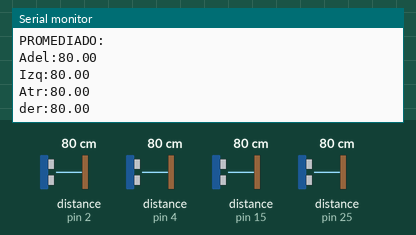
Recording of a sketch running on a simulated Arduino Uno, built with avr-gcc and run on an emulated ATmega328P. Shown: the last lines printed to the serial monitor. The test bench sets the inputs (shaded band); at power-on: distance to the obstacle (sensors on pin 25, pin 2, pin 4, pin 15) 80 cm. The echo pulse lasts 58.3 µs per cm.

Above: at 1.2 s.
1.3 s: distance to the obstacle (sensor on pin 25) set to 18 cm
4.3 s: distance to the obstacle (sensor on pin 2) set to 2 cm
At 5.2 s:
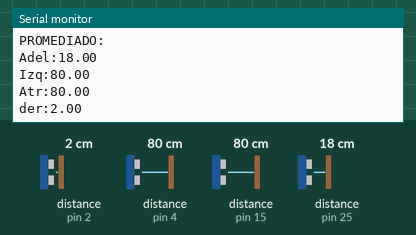
5.8 s: distance to the obstacle (sensor on pin 4) set to 2 cm
At 6.7 s:
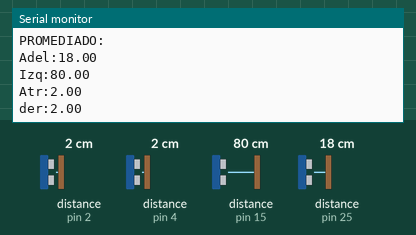
7.3 s: distance to the obstacle (sensor on pin 15) set to 2 cm
At 8.3 s:
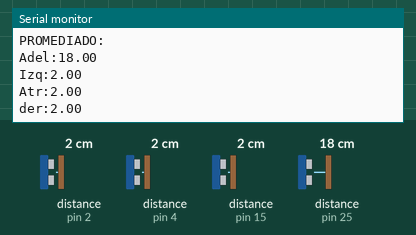
10.3 s: distance to the obstacle (sensor on pin 25) set to 4 cm
At 11.4 s:
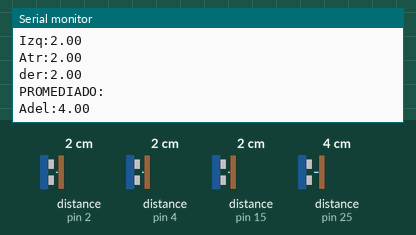
13.3 s: distance to the obstacle (sensor on pin 2) set to 4 cm
At 14.3 s:
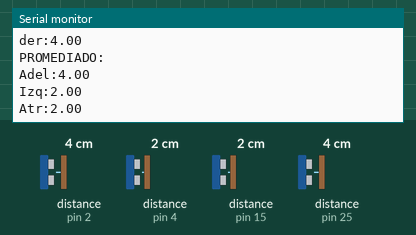
Timing chart, 0 to 15.8 s (numbered marks = the images above; inputs shaded):
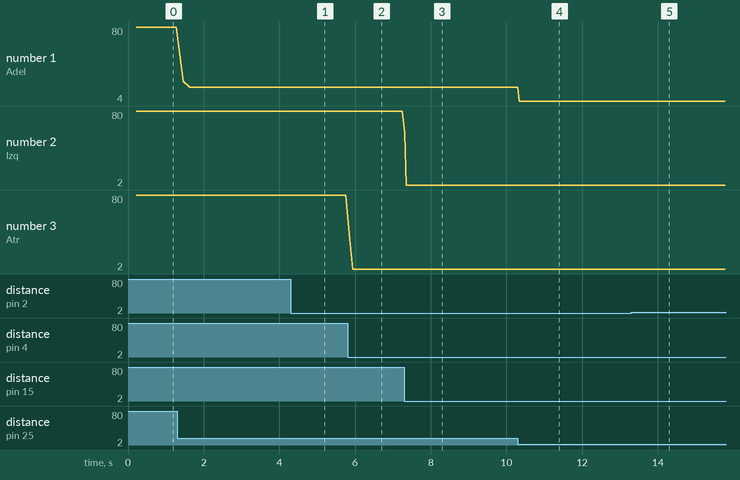

Measured:
- after the input at 4.3 s, the serial monitor: prints a new line after 0.13 s (image 1)
- after the input at 5.8 s, the serial monitor: prints a new line after 0.06 s (image 2)
- after the input at 7.3 s, the serial monitor: prints a new line at once (image 3)
- after the input at 10.3 s, the serial monitor: prints a new line at once (image 4)
- after the input at 13.3 s, the serial monitor: prints a new line at once (image 5)
- plotted number 1: 80 → 18 after the input at 1.3 s, 18 → 4 after the input at 10.3 s

The sketch:

pruebaUltrasondios.ino
```cpp
#include <HCSR04.h>

#define PROMEDIADO true
#define MUESTRAS 10

//Definicion de ultrasonidos (Trigger, Echo)
UltraSonicDistanceSensor der(1, 2);
UltraSonicDistanceSensor atr(3, 4);
UltraSonicDistanceSensor izq(14, 15);
UltraSonicDistanceSensor adel(24, 25);

/*Variables para ultrasonidos*/
float dist_adel = 0;
float dist_izq = 0;
float dist_der = 0;
float dist_atr = 0;
int muestras_us = 0;    //Cantidad de muestras de US a promediar

void setup() {
  // put your setup code here, to run once:
   Serial.begin(115200);
   Serial.println("Comienza prueba de US:");
}

void loop() {
  // put your main code here, to run repeatedly:
  #if PROMEDIADO
  {
    dist_adel = 0;
    dist_izq = 0;
    dist_der = 0;
    dist_atr = 0;

    for (int i=0; i<MUESTRAS; i++){
      dist_adel += adel.measureDistanceCm();
      dist_izq += izq.measureDistanceCm();
      dist_der += der.measureDistanceCm();
      dist_atr += atr.measureDistanceCm();
      muestras_us++;
    }

    if(muestras_us >= MUESTRAS){
      dist_adel /= muestras_us;
    dist_izq /= muestras_us;
    dist_der /= muestras_us;
    dist_atr /= muestras_us;
    Serial.println("PROMEDIADO:");
    Serial.print("Adel:");
    Serial.println(dist_adel);
    Serial.print("Izq:");
    Serial.println(dist_izq);
    Serial.print("Atr:");
    Serial.println(dist_atr);
    Serial.print("der:");
    Serial.println(dist_der);
    muestras_us=0;
    }


  }
  #else
  {
    dist_adel = adel.measureDistanceCm();
    dist_izq = izq.measureDistanceCm();
    dist_der = der.measureDistanceCm();
    dist_atr = atr.measureDistanceCm();
    Serial.print("Adel:");
    Serial.println(dist_adel);
    Serial.print("Izq:");
    Serial.println(dist_izq);
    Serial.print("Atr:");
    Serial.println(dist_atr);
    Serial.print("der:");
    Serial.println(dist_der);
    }
  #endif
}
```
